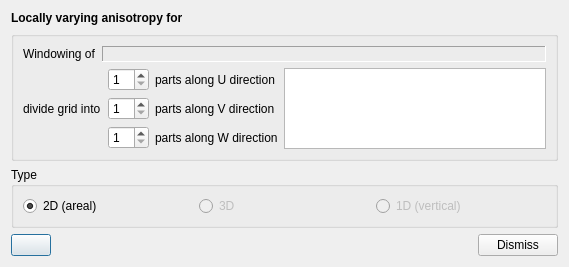
<?xml version="1.0" encoding="UTF-8"?>
<ui version="4.0">
 <class>LVADataSetDialog</class>
 <widget class="QDialog" name="LVADataSetDialog">
  <property name="geometry">
   <rect>
    <x>0</x>
    <y>0</y>
    <width>569</width>
    <height>251</height>
   </rect>
  </property>
  <property name="windowTitle">
   <string>Dialog</string>
  </property>
  <layout class="QVBoxLayout" name="verticalLayout">
   <item>
    <widget class="QLabel" name="lblCaption">
     <property name="font">
      <font>
       <weight>75</weight>
       <bold>true</bold>
      </font>
     </property>
     <property name="text">
      <string>Locally varying anisotropy for</string>
     </property>
    </widget>
   </item>
   <item>
    <widget class="QGroupBox" name="groupBox">
     <property name="sizePolicy">
      <sizepolicy hsizetype="Preferred" vsizetype="Expanding">
       <horstretch>0</horstretch>
       <verstretch>0</verstretch>
      </sizepolicy>
     </property>
     <property name="title">
      <string/>
     </property>
     <layout class="QGridLayout" name="gridLayout">
      <item row="0" column="0">
       <widget class="QLabel" name="label">
        <property name="text">
         <string>Windowing of</string>
        </property>
       </widget>
      </item>
      <item row="0" column="1" colspan="4">
       <widget class="QLabel" name="lblGridName">
        <property name="sizePolicy">
         <sizepolicy hsizetype="Preferred" vsizetype="Fixed">
          <horstretch>0</horstretch>
          <verstretch>0</verstretch>
         </sizepolicy>
        </property>
        <property name="font">
         <font>
          <weight>75</weight>
          <bold>true</bold>
         </font>
        </property>
        <property name="frameShape">
         <enum>QFrame::Panel</enum>
        </property>
        <property name="frameShadow">
         <enum>QFrame::Sunken</enum>
        </property>
        <property name="text">
         <string/>
        </property>
       </widget>
      </item>
      <item row="1" column="0" rowspan="3" colspan="2">
       <widget class="QLabel" name="label_2">
        <property name="text">
         <string>divide grid into</string>
        </property>
       </widget>
      </item>
      <item row="1" column="2">
       <widget class="QSpinBox" name="spinDivideU">
        <property name="minimum">
         <number>1</number>
        </property>
       </widget>
      </item>
      <item row="1" column="3">
       <widget class="QLabel" name="label_3">
        <property name="text">
         <string>parts along U direction</string>
        </property>
       </widget>
      </item>
      <item row="1" column="4" rowspan="3">
       <widget class="QPlainTextEdit" name="txtEdWindowingSummary"/>
      </item>
      <item row="2" column="2">
       <widget class="QSpinBox" name="spinDivideV">
        <property name="minimum">
         <number>1</number>
        </property>
       </widget>
      </item>
      <item row="2" column="3">
       <widget class="QLabel" name="label_4">
        <property name="text">
         <string>parts along V direction</string>
        </property>
       </widget>
      </item>
      <item row="3" column="2">
       <widget class="QSpinBox" name="spinDivideW">
        <property name="minimum">
         <number>1</number>
        </property>
       </widget>
      </item>
      <item row="3" column="3">
       <widget class="QLabel" name="label_5">
        <property name="text">
         <string>parts along W direction</string>
        </property>
       </widget>
      </item>
     </layout>
    </widget>
   </item>
   <item>
    <widget class="QGroupBox" name="groupBox_2">
     <property name="sizePolicy">
      <sizepolicy hsizetype="Preferred" vsizetype="Preferred">
       <horstretch>0</horstretch>
       <verstretch>0</verstretch>
      </sizepolicy>
     </property>
     <property name="title">
      <string>Type</string>
     </property>
     <layout class="QHBoxLayout" name="horizontalLayout">
      <item>
       <widget class="QRadioButton" name="radio2D">
        <property name="toolTip">
         <string>Point set will contain azimuth, semi-major and semi-minor axes.</string>
        </property>
        <property name="text">
         <string>2D (areal)</string>
        </property>
        <property name="checked">
         <bool>true</bool>
        </property>
       </widget>
      </item>
      <item>
       <widget class="QRadioButton" name="radio3D">
        <property name="enabled">
         <bool>false</bool>
        </property>
        <property name="toolTip">
         <string>Point set will contain all three axes and all three angles that defines an anisotropy ellipsoid.</string>
        </property>
        <property name="text">
         <string>3D</string>
        </property>
       </widget>
      </item>
      <item>
       <widget class="QRadioButton" name="radioVertical">
        <property name="enabled">
         <bool>false</bool>
        </property>
        <property name="toolTip">
         <string>Point set will contain only the variographic range along vertical.</string>
        </property>
        <property name="text">
         <string>1D (vertical)</string>
        </property>
       </widget>
      </item>
     </layout>
    </widget>
   </item>
   <item>
    <layout class="QHBoxLayout" name="horizontalLayout_2">
     <item>
      <widget class="QPushButton" name="btnCompute">
       <property name="text">
        <string/>
       </property>
       <property name="icon">
        <iconset resource="../resources.qrc">
         <normaloff>:/icons32/play32</normaloff>:/icons32/play32</iconset>
       </property>
      </widget>
     </item>
     <item>
      <spacer name="horizontalSpacer">
       <property name="orientation">
        <enum>Qt::Horizontal</enum>
       </property>
       <property name="sizeHint" stdset="0">
        <size>
         <width>40</width>
         <height>20</height>
        </size>
       </property>
      </spacer>
     </item>
     <item>
      <widget class="QPushButton" name="btnDismiss">
       <property name="text">
        <string>Dismiss</string>
       </property>
      </widget>
     </item>
    </layout>
   </item>
  </layout>
 </widget>
 <resources>
  <include location="../resources.qrc"/>
 </resources>
 <connections>
  <connection>
   <sender>btnDismiss</sender>
   <signal>clicked()</signal>
   <receiver>LVADataSetDialog</receiver>
   <slot>reject()</slot>
   <hints>
    <hint type="sourcelabel">
     <x>308</x>
     <y>269</y>
    </hint>
    <hint type="destinationlabel">
     <x>379</x>
     <y>272</y>
    </hint>
   </hints>
  </connection>
 </connections>
 <slots>
  <slot>onComputeLVA()</slot>
 </slots>
</ui>
